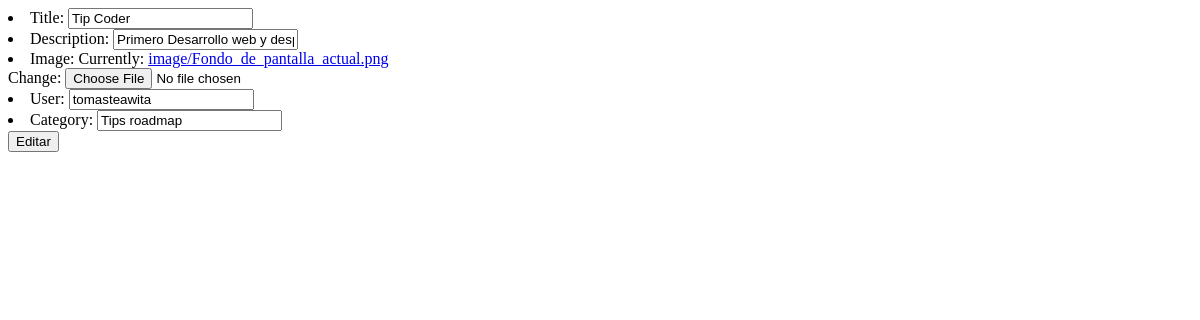
Before: /edit_post/7 with the older database file.
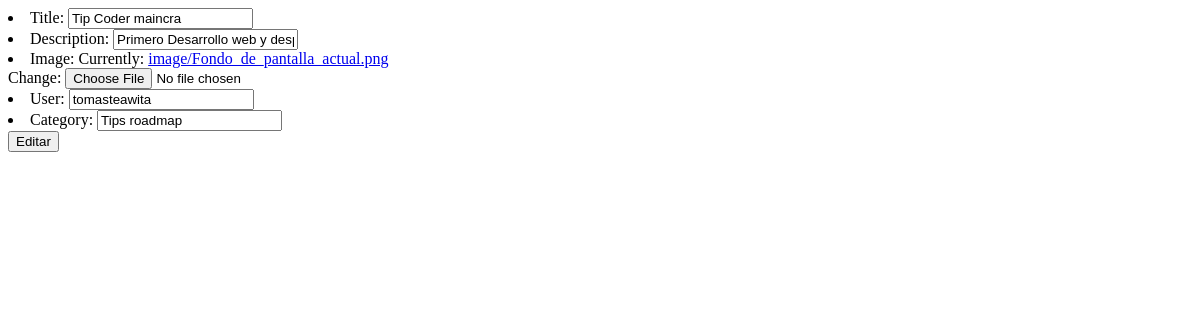
After: the same page with the newer database file.
### app/models.py (models this page shows, shortened)
class Post(models.Model):
    title = models.CharField(max_length=75)
    description = models.CharField(max_length=1024)
    image = models.ImageField(upload_to='image')
    user = models.CharField(max_length=100)
    category = models.CharField(max_length=100)

### app/views.py (the view)
# urls.py: path('edit_post/<pk>',EditPost.as_view(),name="EditPost"),
class EditPost(UpdateView):
    model = Post
    success_url = '/'
    template_name = 'edit_post.html'
    fields = ['title','description','image','user','category']

### app/templates/edit_post.html
<form method="post">{% csrf_token%}
    {{form.as_ul}}
    <button type="submit">
        Editar
    </button>
</form>

Changed rows visible on the page:
changed Post "Primero Desarrollo web y despues python es clave": title "Tip Coder" → "Tip Coder maincra"
